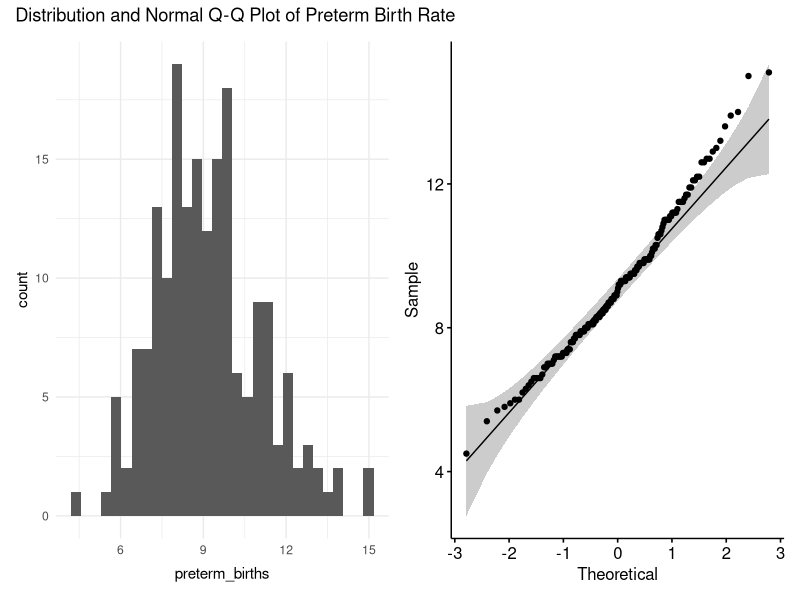
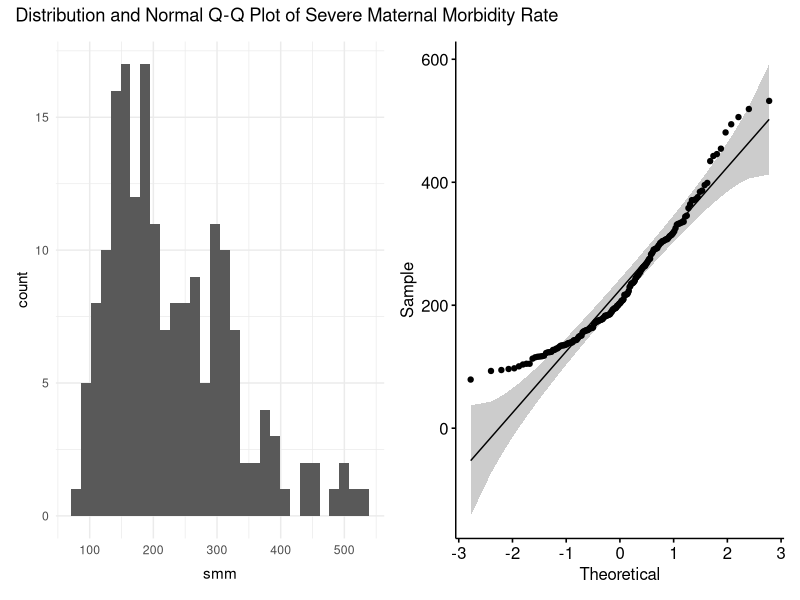
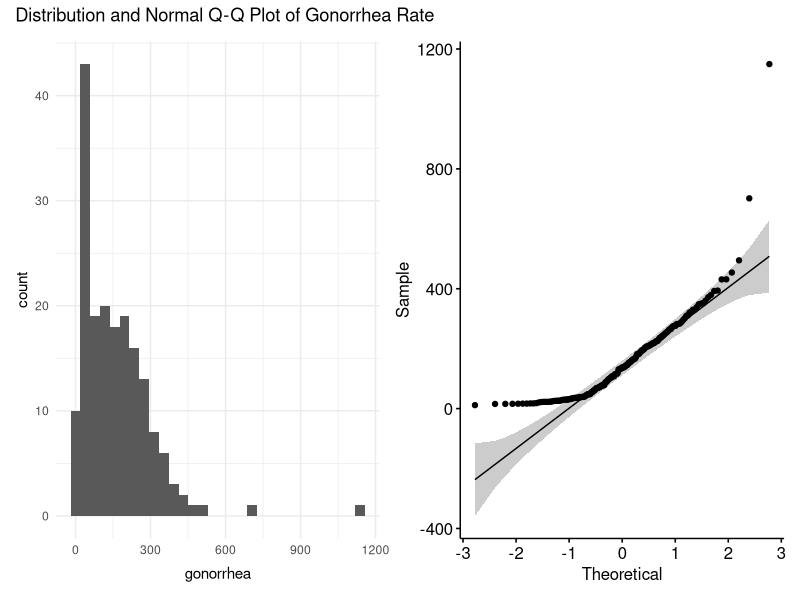
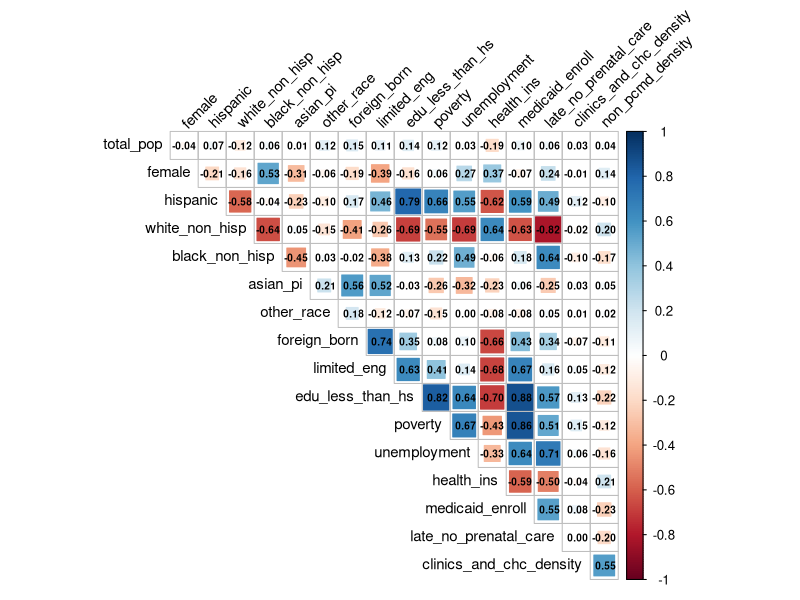

Source code (R) for these figures, in order:
## ---- chunk 1
library(tidyverse)
library(dplyr)
library(readxl)
library(readr)
library(ggpubr)
library(corrplot)
library(RColorBrewer)
library(Hmisc)
library(patchwork)
library(rstatix)
library(glmnet)
library(MASS)

knitr::opts_chunk$set(
	fig.width = 9, 
  fig.asp = .6,
  out.width = "90%",
	warning = FALSE,
	message = FALSE
)
theme_set(theme_minimal() + theme(legend.position = "bottom"))
options(
  ggplot2.continuous.colour = "viridis",
  ggplot2.continuous.fill = "viridis"
)
scale_colour_discrete = scale_colour_viridis_d
scale_fill_discrete = scale_fill_viridis_d
## ---- chunk 2
#read in data
project_df = read.csv("./data/clean_dataset.csv")
#separate outcomes into separate dataframe
outcome_df = project_df %>%
  dplyr::select(preterm_births, smm, gonorrhea)

write.csv(outcome_df, 'data/outcomes.csv', row.names = FALSE)

#histograms
preterm_hist = ggplot(outcome_df, aes(x = preterm_births)) + geom_histogram()
smm_hist = ggplot(outcome_df, aes(x = smm)) + geom_histogram()
gonorrhea_hist = ggplot(outcome_df, aes(x = gonorrhea)) + geom_histogram()

#q-q plots
preterm_qq = ggqqplot(outcome_df$preterm_births)
smm_qq = ggqqplot(outcome_df$smm)
gonorrhea_qq = ggqqplot(project_df$gonorrhea)

#create patchwork plots
preterm_hist + preterm_qq + plot_annotation(title = 'Distribution and Normal Q-Q Plot of Preterm Birth Rate')

smm_hist + smm_qq + plot_annotation(title = 'Distribution and Normal Q-Q Plot of Severe Maternal Morbidity Rate')

gonorrhea_hist + gonorrhea_qq + plot_annotation(title = 'Distribution and Normal Q-Q Plot of Gonorrhea Rate')

#run shapiro-wilk tests
outcome_df %>% shapiro_test(preterm_births, smm, gonorrhea) %>%
  knitr::kable(digits = 3)
## ---- chunk 3
#create dataset of predictors ONLY
predictors_df = project_df %>% 
  dplyr::select(-c("nta_name","nta_code", "preterm_births", "gonorrhea", "smm", "clinics", "community_health_centers", "non_pcmd", "clinics_and_chc_count"))

write.csv(predictors_df, 'data/predictors.csv', row.names = FALSE)

N <- rcorr(as.matrix(predictors_df), type = c("pearson")) #pair-wise deletion

corrplot::corrplot(N$r,
                   type = "upper",
                   method = "square", 
                     addCoef.col = "black", 
                     diag = FALSE, 
                     number.cex = .6,
                     tl.col = "black",
                     tl.cex = .9,
                     tl.srt = 45)
